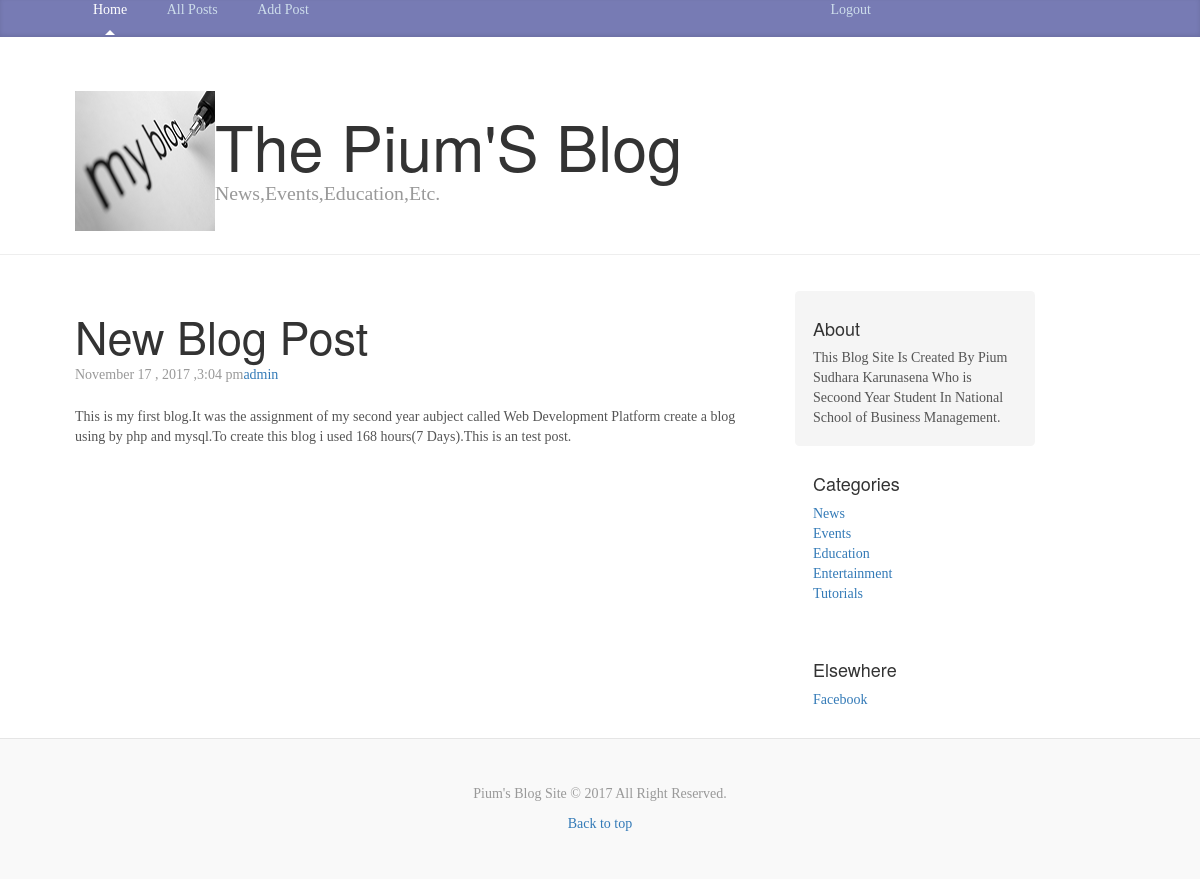
The page /post.php?id=1 on the database its author committed.
### tables this page shows
CREATE TABLE `posts` (
  `id` int(11) NOT NULL,
  `category` int(11) NOT NULL,
  `title` varchar(255) NOT NULL,
  `body` text NOT NULL,
  `author` varchar(255) NOT NULL,
  `tags` varchar(255) NOT NULL,
  `date` timestamp NOT NULL DEFAULT CURRENT_TIMESTAMP
);

CREATE TABLE `categories` (
  `id` int(111) NOT NULL,
  `name` varchar(255) NOT NULL
);

### libraries/Database.php (called while the page is built, shortened)
<?php
class Database
{
	public $host = DB_HOST;
	public $username = DB_USER;
	public $password = DB_PASS;
	public $db_name = DB_NAME;
	public $link;
	private function connect()
	{
		$this->link = new mysqli($this->host,$this->username,$this->password,$this->db_name);
	}
	public function select($query)
	{
		$result = $this->link->query($query) or die ($this->link.__LINE__);
		if($result->num_rows > 0)
		{
			return $result;
		}
		else
		{
			return false;
		}
	}
}
?>

### helpers/format_helper.php (called while the page is built, shortened)
<?php
function formatDate($date)
{
	return date('F j , Y ,g:i a',strtotime($date));
}
?>

### config/config.php (called while the page is built, shortened)
<?php
  $site_description = 'This Blog Site Is Created By Pium Sudhara Karunasena Who is Secoond Year Student In National School of Business Management.';
?>

### post.php (the view)
<?php include 'includes/header.php'; ?>
<?php
  $id = $_GET['id'];
  $db=new Database();
  $query = "SELECT * FROM posts WHERE id = ".$id;
  $post = $db->select($query)->fetch_assoc();
  $query = "SELECT * FROM categories";
  $categories = $db->select($query);
?>
<div class="blog-post">
            <h2 class="blog-post-title"><?php echo $post['title']; ?></h2>
            <p class="blog-post-meta"><?php echo formatDate($post['date']); ?><a href="#"><?php echo $post['author']; ?></a></p>
            <?php echo($post['body']); ?>
          </div>
<?php include 'includes/footer.php'; ?>

### includes/footer.php (shortened to what this page needs)
        </div>
        <div class="col-sm-3 offset-sm-1 blog-sidebar">
          <div class="sidebar-module sidebar-module-inset">
            <h4>About</h4>
            <p><?php echo $site_description; ?></p>
          </div>
          <div class="sidebar-module">
            <h4>Categories</h4>
          <?php if($categories) : ?>
            <ol class="list-unstyled">
          <?php while($row = $categories->fetch_assoc()) : ?>
              <li><a href="posts.php?category=<?php echo $row['id']; ?>"><?php echo $row['name']; ?></a></li>
          <?php endwhile; ?>
            </ol>
          <?php else : ?>
            <p>Thre are no categories yet.</p>
          <?php endif; ?>
          </div>
          <div class="sidebar-module">
            <h4>Elsewhere</h4>
            <ol class="list-unstyled">
              <li><a href="#">Facebook</a></li>
            </ol>
          </div>
        </div>
      </div>
    </div>
    <footer class="blog-footer">
      <p>Pium's Blog Site &copy; 2017 All Right Reserved.</p>
      <p>
        <a href="#">Back to top</a>
      </p>
    </footer>
  </body>
</html>

### css/custom.css (style rules this page uses)
@media (min-width: 48em) { html { font-size: 18px; } }
body { font-family: Georgia, "Times New Roman", Times, serif; color: #555; }
h1, .h1, h2, .h2, h3, .h3, h4, .h4, h5, .h5, h6, .h6 { font-family: "Helvetica Neue", Helvetica, Arial, sans-serif; font-weight: normal; color: #333; }
.sidebar-module { padding: 1rem; }
.sidebar-module-inset { padding: 1rem; background-color: #f5f5f5; border-radius: .25rem; }
.sidebar-module-inset p:last-child, .sidebar-module-inset ul:last-child, .sidebar-module-inset ol:last-child { margin-bottom: 0; }
.blog-post { margin-bottom: 4rem; }
.blog-post-title { margin-bottom: .25rem; font-size: 2.5rem; }
.blog-post-meta { margin-bottom: 1.25rem; color: #999; }
.blog-footer { padding: 2.5rem 0; color: #999; text-align: center; background-color: #f9f9f9; border-top: .05rem solid #e5e5e5; }
.blog-footer p:last-child { margin-bottom: 0; }

### rows shown on the page
posts: title "New Blog Post", date "November 17 , 2017 ,3:04 pm", author "admin", body "This is my first blog.It was the assignment of my second year aubject called Web Development Platform create a blog using by php and mysql.To create this blog i used 168 hours(7 Days).This is an test post."
categories: name "News"
categories: name "Events"
categories: name "Education"
categories: name "Entertainment"
categories: name "Tutorials"

### other values the page prints
$site_description "This Blog Site Is Created By Pium Sudhara Karunasena Who is Secoond Year Student In National School of Business Management."
